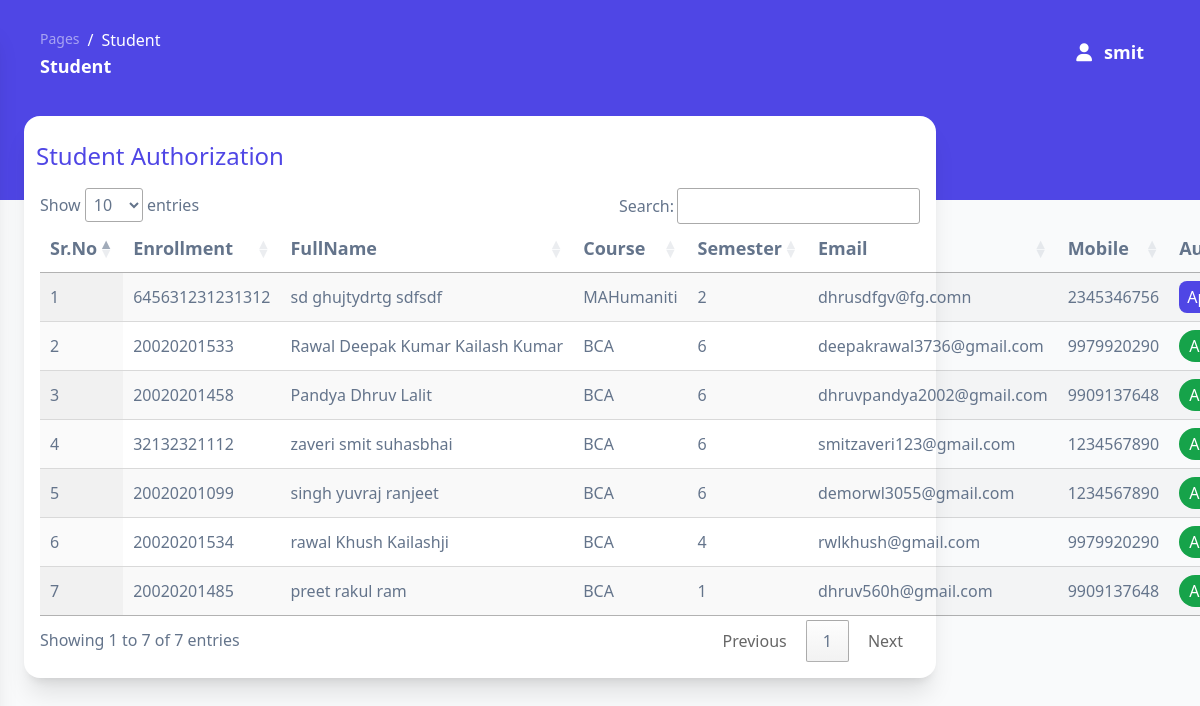
The page /Admin_side/public/student.php (signed in) on the database its author committed.
### tables this page shows
CREATE TABLE IF NOT EXISTS `student` (
  `id` int NOT NULL AUTO_INCREMENT,
  `first_name` varchar(500) NOT NULL,
  `middle_name` varchar(500) NOT NULL,
  `last_name` varchar(500) NOT NULL,
  `father_name` varchar(500) NOT NULL,
  `course` varchar(500) NOT NULL,
  `semester` varchar(500) NOT NULL,
  `enrollment_no` varchar(500) NOT NULL,
  `email` varchar(500) NOT NULL,
  `mobile` varchar(500) NOT NULL,
  `password` varchar(500) NOT NULL,
  `Authority` tinyint(1) NOT NULL DEFAULT '0',
  PRIMARY KEY (`id`)
);

### Admin_side/private/student_server.php (called while the page is built, shortened)
<?php
class Students
{
    function get_student_details()
    {
        $con = connect();
        $query = "SELECT * FROM `student` ORDER BY `Authority` ASC";
        $result = mysqli_query($con, $query);
        return $result;
    }
}
?>

### Admin_side/public/student.php (the view, shortened to what this page needs)
<?php
include('private/student_server.php');
$student = new Students;
?>
<!DOCTYPE html>
<html>
<head>
  <link href="private/assets/css/nucleo-icons.css" rel="stylesheet" />
  <link href="private/assets/css/nucleo-svg.css" rel="stylesheet" />
  <link rel="stylesheet" href="private/assets/css/tooltips.css">
  <link rel="stylesheet" href="input.css">
  <script src="https://cdn.tailwindcss.com"></script>
  <link rel="stylesheet" href="https://cdn.datatables.net/1.13.1/css/jquery.dataTables.min.css">
  <link rel="stylesheet" href="https://cdn.datatables.net/buttons/2.3.6/css/buttons.dataTables.min.css">
</head>
<body class="m-0 font-sans text-base antialiased font-normal bg-gray-50 text-slate-500 overflow-hidden">
  <div class="absolute w-full bg-indigo-600 min-h-[25%]"></div>
  <main
    class="relative h-full max-h-screen transition-all duration-200 ease-in-out xl:ml-68 rounded-xl overflow-x-hidden scroll-smooth overflow-y-visible">
    <nav
      class="relative flex flex-wrap items-center justify-between px-0 pt-5 mx-6 transition-all ease-in shadow-none duration-250 rounded-2xl lg:flex-nowrap lg:justify-start"
      navbar-main navbar-scroll="false">
      <div class="flex items-center justify-between w-full px-4 py-1 mx-auto flex-wrap-inherit">
        <nav class="xl:pl-80">
          <ol class="flex flex-wrap pt-1 bg-transparent rounded-lg">
            <li class="text-sm leading-normal">
              <a class="text-white opacity-50 text-md" href="javascript:;">Pages</a>
            </li>
            <li
              class="text-md pl-2 capitalize leading-normal text-white before:float-left before:pr-2 before:text-white before:content-['/']"
              aria-current="page">Student</li>
          </ol>
          <h6 class="mb-0 font-bold text-white capitalize text-lg">Student</h6>
        </nav>
        <div class="flex items-center mt-2 grow sm:mt-0 sm:mr-6 md:mr-0 lg:flex lg:basis-auto">
          <ul class="flex flex-row justify-end pl-0 mb-0 list-none md-max:w-full">
            <li class="flex items-center xl:mr-3">
              <?php
              if ($_SESSION['name'] == "") {
                ?>
                <a href="signin" class="block px-0 py-2 text-lg font-semibold text-white transition-all ease-nav-brand">
                  <i class="fa fa-user sm:mr-1"></i>
                  <span class="hidden sm:inline">Sign In</span>
                </a>
                <?php
              } else {
                ?>
                <a href="signout">
                  <i class="fa fa-user sm:mr-2 text-white font-semibold text-lg"></i>
                  <span class="hidden sm:inline text-white font-semibold text-lg">
                    <?php echo $_SESSION['name']; ?>
                  </span>
                </a>
                <?php
              }
              ?>
            </li>
            <li class="flex items-center pl-4 xl:hidden">
            </li>
        </div>
    </nav>
    <div class="w-4/5 px-6 py-8 xl:ml-80">
      <div class="min-w-full bg-white shadow-xl rounded-2xl mt-0 py-4">
        <div class="flex flex-col justify-start">
          <h1 class="text-2xl font-medium text-indigo-600 py-2 pl-3">Student Authorization</h1>
        </div>
        <div class="px-4 min-w-full text-left text-md mt-2">
          <table id="myTable" class="display" style="width:100%">
            <thead class="border-b font-medium text-lg">
              <tr>
                <th scope="col" class="px-6 py-3">Sr.No</th>
                <th scope="col" class="px-6 py-3">Enrollment</th>
                <th scope="col" class="px-0 py-3">FullName</th>
                <th scope="col" class="py-3">Course</th>
                <th scope="col" class="px-6 py-3">Semester</th>
                <th scope="col" class="py-3">Email</th>
                <th scope="col" class="py-3">Mobile</th>
                <th scope="col" class="py-3">Authority</th>
              </tr>
            </thead>
            <tbody class="text-left">
              <?php
              $get_deatils = $student->get_student_details();
              $count = 1;
              while ($row = mysqli_fetch_assoc($get_deatils)) {
                ?>
                <tr class="border-b transition duration-300 ease-in-out hover:bg-neutral-100">
                  <td class="whitespace-nowrap px-6 py-4 font-medium">
                    <?php echo $count; ?>
                  </td>
                  <td class="whitespace-nowrap px-6 py-4">
                    <?php echo $row['enrollment_no']; ?>
                  </td>
                  <td class="whitespace-nowrap px-0 py-4">
                    <?php echo $row['last_name'] . ' ' . $row['first_name'] . ' ' . $row['middle_name']; ?>
                  </td>
                  <td class="whitespace-nowrap py-4">
                    <?php echo $row['course']; ?>
                  </td>
                  <td class="whitespace-nowrap py-4">
                    <?php echo $row['semester']; ?>
                  </td>
                  <td class="whitespace-nowrap py-4">
                    <?php echo $row['email']; ?>
                  </td>
                  <td class="whitespace-nowrap py-4">
                    <?php echo $row['mobile']; ?>
                  </td>
                  <td class="whitespace-nowrap py-4">
                    <?php if ($row['Authority'] == 0) { ?>
                      <button onclick="authority(<?php echo $row['id']; ?>)"
                        class="bg-indigo-600 text-white font-medium py-1 px-2 rounded-lg hover:bg-indigo-500">Approve</button>
                    <?php } else { ?>
                      <p class="bg-green-600 text-white text-center py-1 rounded-full">Authorized</p>
                    <?php } ?>
                  </td>
                </tr>
                <?php
                $count++;
              }
              ?>
            </tbody>
          </table>
        </div>
      </div>
  </main>
</body>
</html>

### Admin_side/input.css (style rules this page uses)
html { line-height: 1.5; -webkit-text-size-adjust: 100%; -moz-tab-size: 4; -o-tab-size: 4; tab-size: 4; font-family: ui-sans-serif, system-ui, -apple-system, BlinkMacSystemFont, "Segoe UI", Roboto, "Helvetica Neue", Arial, "Noto Sans", sans-serif, "Apple Color Emoji", "Segoe UI Emoji", "Segoe UI Symbol", "Noto Color Emoji"; font-feature-settings: normal; font-variation-settings: normal; }
body { margin: 0; line-height: inherit; }
h1, h2, h3, h4, h5, h6 { font-size: inherit; font-weight: inherit; }
a { color: inherit; text-decoration: inherit; }
table { text-indent: 0; border-color: inherit; border-collapse: collapse; }
button, input, optgroup, select, textarea { font-family: inherit; font-size: 100%; font-weight: inherit; line-height: inherit; color: inherit; margin: 0; padding: 0; }
button, select { text-transform: none; }
button, [type='button'], [type='reset'], [type='submit'] { -webkit-appearance: button; background-color: transparent; background-image: none; }
blockquote, dl, dd, h1, h2, h3, h4, h5, h6, hr, figure, p, pre { margin: 0; }
ol, ul, menu { list-style: none; margin: 0; padding: 0; }
button, [role="button"] { cursor: pointer; }
.relative { position: relative; }
.hidden { display: none; }

### rows shown on the page
student: enrollment_no "645631231231312", last_name "sd", first_name "ghujtydrtg", middle_name "sdfsdf", course "MAHumaniti", semester "2", email "dhrusdfgv@fg.comn", mobile "2345346756"
student: enrollment_no "20020201533", last_name "Rawal", first_name "Deepak Kumar", middle_name "Kailash Kumar", course "BCA", semester "6", email "deepakrawal3736@gmail.com", mobile "9979920290", Authority "Authorized"
student: enrollment_no "20020201458", last_name "Pandya", first_name "Dhruv", middle_name "Lalit", course "BCA", semester "6", email "dhruvpandya2002@gmail.com", mobile "9909137648", Authority "Authorized"
student: enrollment_no "32132321112", last_name "zaveri", first_name "smit", middle_name "suhasbhai", course "BCA", semester "6", email "smitzaveri123@gmail.com", mobile "1234567890", Authority "Authorized"
student: enrollment_no "20020201099", last_name "singh", first_name "yuvraj", middle_name "ranjeet", course "BCA", semester "6", email "demorwl3055@gmail.com", mobile "1234567890", Authority "Authorized"
student: enrollment_no "20020201534", last_name "rawal", first_name "Khush", middle_name "Kailashji", course "BCA", semester "4", email "rwlkhush@gmail.com", mobile "9979920290", Authority "Authorized"
student: enrollment_no "20020201485", last_name "preet", first_name "rakul", middle_name "ram", course "BCA", semester "1", email "dhruv560h@gmail.com", mobile "9909137648", Authority "Authorized"

### other values the page prints
$_SESSION['name'] "smit"
